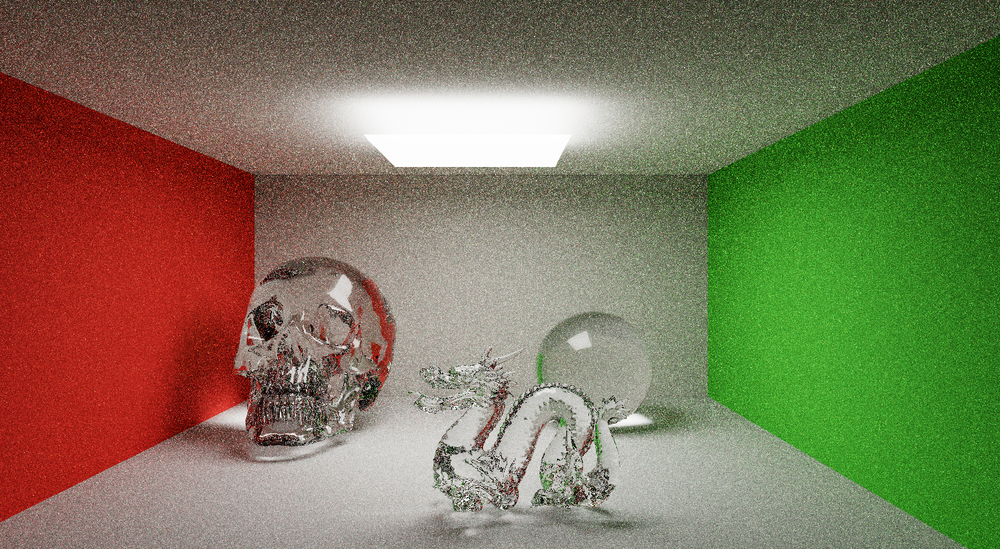
#> input picture experiments/Cornell_Box_Glass_GT/RL_Eval/gt_4096SPP.png, 1000 x 549 px, shrunk from 1540 x 845 before the run
$ python image_comparison.py
#> lines starting #> are read from the running program, lines starting #| are printed output that depends on the picture; long printed decimals are rounded
import numpy as np
import imageio as imageio

def load_img(path):
#> called with path = './RL_Eval/gt_4096SPP.png'
    img = imageio.imread(path).astype(np.float32) / 255.0
    return img

def mse(a, b):
    return np.mean((a - b) ** 2)

def psnr(a, b):
    return -10 * np.log10(mse(a, b))

gt = load_img("./RL_Eval/gt_4096SPP.png")
baseline = load_img("./RL_Eval/Baseline_Cornell_Box_Glass_4096SPP.png")
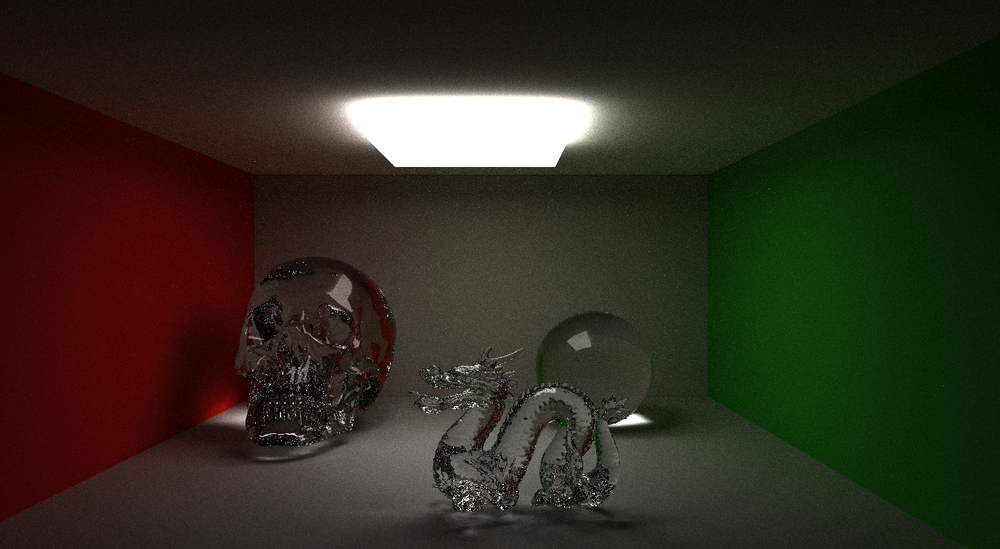
#> input picture experiments/Cornell_Box_Glass_GT/RL_Eval/Baseline_Cornell_Box_Glass_4096SPP.png, 1000 x 549 px, shrunk from 1540 x 845 before the run
rl = load_img("./RL_Eval/RL_Eval_4096SPP.png")
#> call 3 of load_img, with path = './RL_Eval/RL_Eval_4096SPP.png'
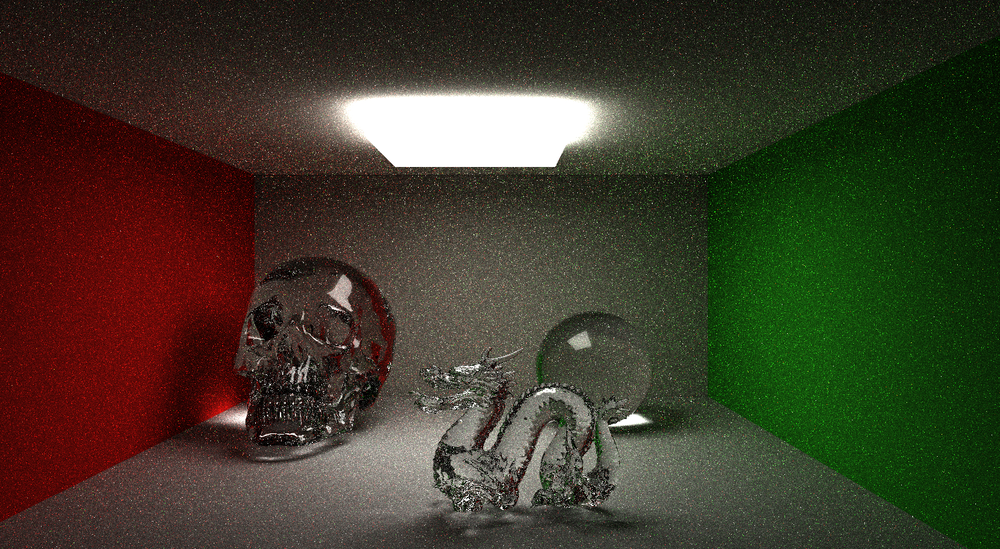
#> input picture experiments/Cornell_Box_Glass_GT/RL_Eval/RL_Eval_4096SPP.png, 1000 x 549 px, shrunk from 1540 x 845 before the run

print("Baseline MSE:", mse(baseline, gt))
#| Baseline MSE: 0.09548
print("RL MSE:", mse(rl, gt))
#| RL MSE: 0.06383

print("Baseline PSNR:", psnr(baseline, gt))
#| Baseline PSNR: 10.201
print("RL PSNR:", psnr(rl, gt))
#| RL PSNR: 11.950
